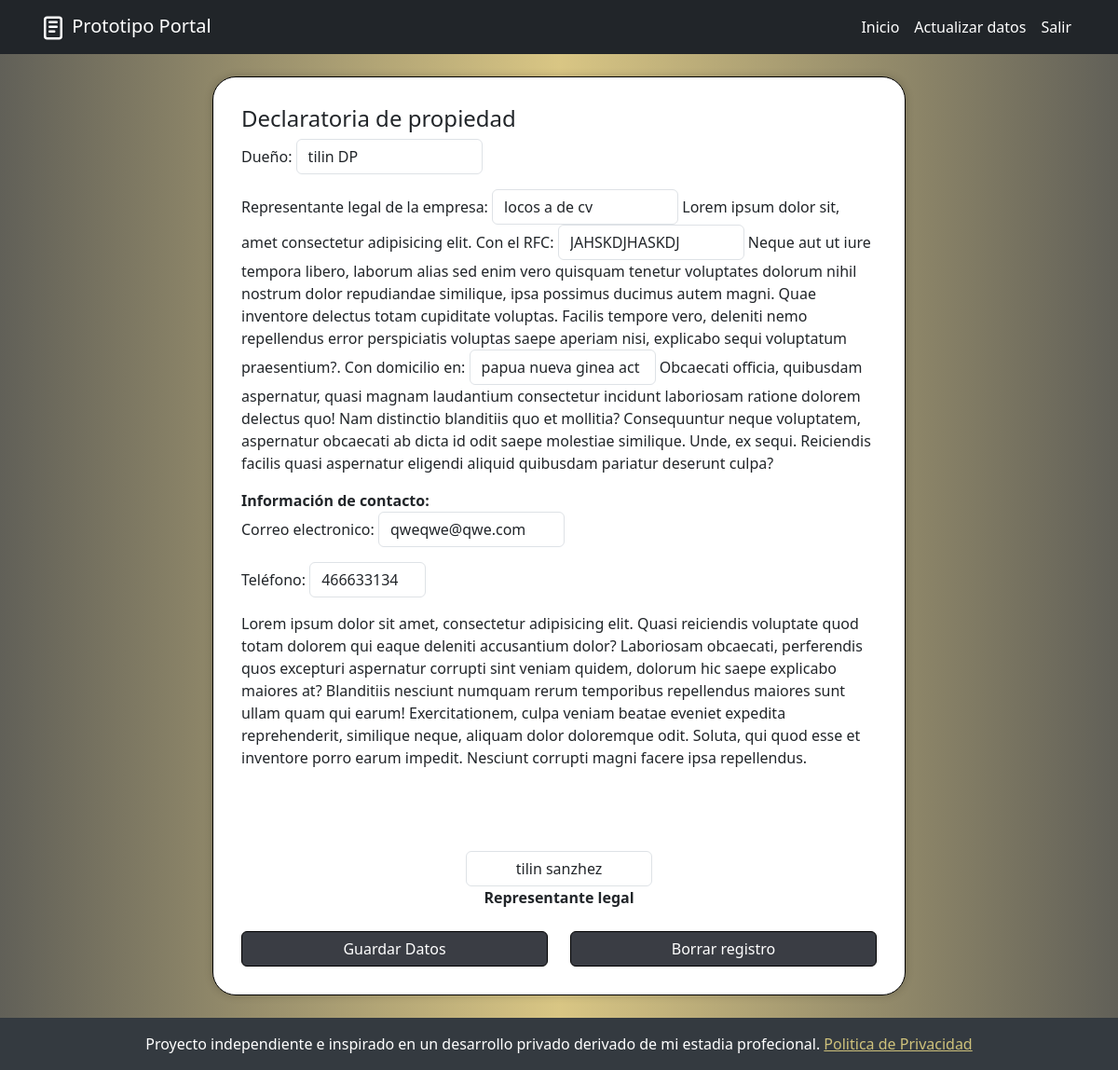
The app's page /declaratoria_propiedad/ (signed in), older data.
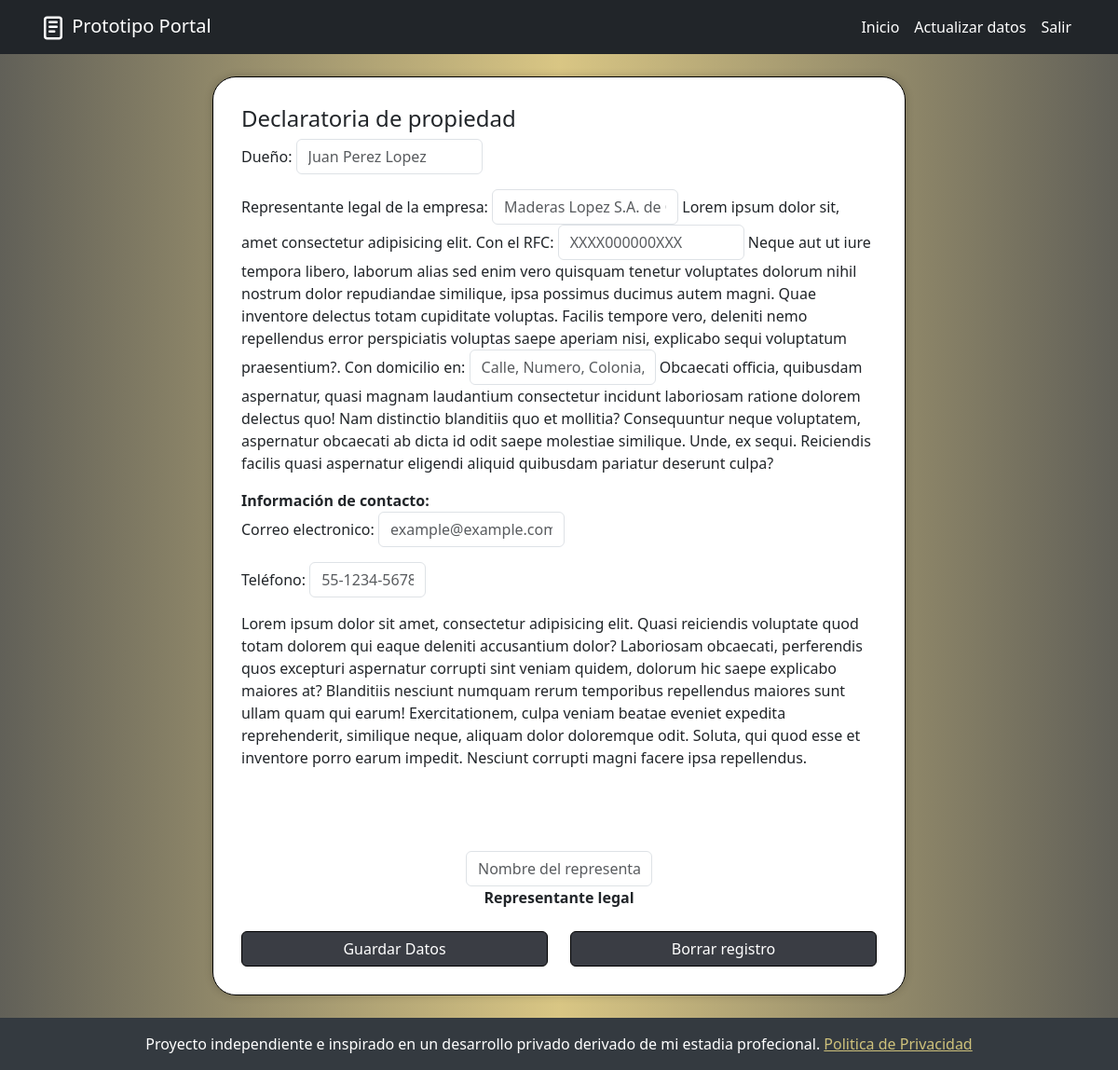
The same page, newer data.
### Portal/models.py (models this page shows, shortened)
class declaratoriaPropiedadModel(models.Model):
    dueñoDP = models.CharField(max_length=255)
    empresaDP = models.CharField(max_length=255)
    rfcDP = models.CharField(max_length=13)
    domicilioDP = models.CharField(max_length=255)
    emailDP = models.EmailField(max_length=255)
    telefonoDP = models.CharField(max_length=30)
    reprelegalDP = models.CharField(max_length=255)
    user = models.ForeignKey(User, on_delete=models.CASCADE)

### Portal/views.py (the view)
# urls.py: path('declaratoria_propiedad/', views.declaratoriaPropiedad, name= 'declaratoriaPropiedad'),
def declaratoriaPropiedad(request):
    datos = declaratoriaPropiedadModel.objects.filter(user=request.user).first()
    if request.method == 'POST':
        if datos:
            form = formDeclaratoriaPropiedad(request.POST, instance=datos)
        else:
            form = formDeclaratoriaPropiedad(request.POST)
        if form.is_valid():
            instancia = form.save(commit=False)
            instancia.user = request.user  # Asegúrate de asignar el usuario si es necesario
            instancia.save()
            messages.success(request, 'Datos de Declaratoria de propiedad enviados correctamente')
            return redirect('home')
        else:
            messages.error(request, 'Por favor introdusca valores validos.')
            print(form.errors)
    else:
        if datos:
            form = formDeclaratoriaPropiedad(instance=datos)
        else:
            form = formDeclaratoriaPropiedad()
    return render(request, 'Documentos/declaratoriaPropiedad.html', {
        'form': form
    })

### Portal/templates/Documentos/declaratoriaPropiedad.html (shortened to what this page needs)
{% extends 'base.html' %} {% block content %}
<div class="container-fluid mb-4" >
    <div class="row justify-content-center">
        <div class="documentosGenerales-card col-12 col-sm-10 col-md-6 col-lg-6 col-xl-8 ">
            <form id="formularioDP" action="{% url 'declaratoriaPropiedad' %}" method="post">
            <h4>Declaratoria de propiedad</h4>
            <p>Dueño: {{form.dueñoDP}}</p>
            <p>Representante legal de la empresa: {{form.empresaDP}} Lorem ipsum dolor sit, amet consectetur adipisicing elit. Con el RFC: {{form.rfcDP}} Neque aut ut iure tempora libero, laborum alias sed enim vero quisquam tenetur voluptates dolorum nihil nostrum dolor repudiandae similique, ipsa possimus ducimus autem magni. Quae inventore delectus totam cupiditate voluptas. Facilis tempore vero, deleniti nemo repellendus error perspiciatis voluptas saepe aperiam nisi, explicabo sequi voluptatum praesentium?. Con domicilio en: {{form.domicilioDP}} Obcaecati officia, quibusdam aspernatur, quasi magnam laudantium consectetur incidunt laboriosam ratione dolorem delectus quo! Nam distinctio blanditiis quo et mollitia? Consequuntur neque voluptatem, aspernatur obcaecati ab dicta id odit saepe molestiae similique. Unde, ex sequi. Reiciendis facilis quasi aspernatur eligendi aliquid quibusdam pariatur deserunt culpa?</p>
            <strong>Información de contacto:</strong>
            <p>Correo electronico: {{form.emailDP}}</p>
            <p>Teléfono: {{form.telefonoDP}}</p>
            <p>Lorem ipsum dolor sit amet, consectetur adipisicing elit. Quasi reiciendis voluptate quod totam dolorem qui eaque deleniti accusantium dolor? Laboriosam obcaecati, perferendis quos excepturi aspernatur corrupti sint veniam quidem, dolorum hic saepe explicabo maiores at? Blanditiis nesciunt numquam rerum temporibus repellendus maiores sunt ullam quam qui earum! Exercitationem, culpa veniam beatae eveniet expedita reprehenderit, similique neque, aliquam dolor doloremque odit. Soluta, qui quod esse et inventore porro earum impedit. Nesciunt corrupti magni facere ipsa repellendus.</p>
            <br>
            <br>
            <br>
            <div class="text-center mb-4">
                {{form.reprelegalDP}}
                <br>
                <strong>Representante legal</strong>
            </form>
        </div>
            <div class="d-grid gap-4">
                <div class="row text-center">
                    <div class="col-12 col-md-6 ">
                        <button type="submit" class="btn btn-primary w-100 botongral" form="formularioDP" >
                            Guardar Datos
                        </button>
                    </div>
                    <div class="col-12 col-md-6">
                        <form action="{% url 'borrarDP' %}" method="post" >
                            <button class="btn btn-primary w-100 botongral" >
                                Borrar registro
                            </button>
                        </form>
                    </div>
                </div>
            </div>
        </div>
    </div>
{% endblock %}

Row changes from the older to the newer data that the page shows:
removed declaratoriaPropiedadModel: dueñoDP "tilin DP", empresaDP "locos a de cv", rfcDP "JAHSKDJHASKDJ", domicilioDP "papua nueva ginea act", emailDP "qweqwe@qwe.com", telefonoDP "466633134", reprelegalDP "tilin sanzhez"
